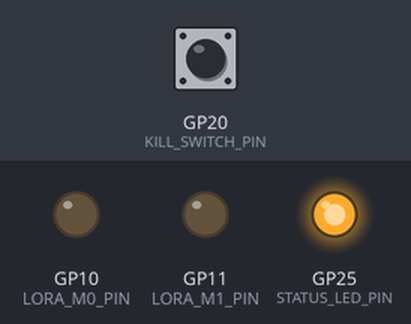
The program below on a simulated Raspberry Pi Pico. Parts: output pins drawn as LEDs (lit = HIGH). Dashed ring = blinking. Inputs (shaded band) come from the test bench; at power-on: GP20 (KILL_SWITCH_PIN) HIGH.

Above: at 1.2 s.
1.3 s: GP20 (KILL_SWITCH_PIN) pulled LOW for 1 s
At 1.72 s:
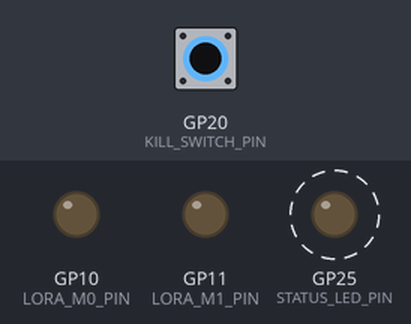
3.8 s: GP20 (KILL_SWITCH_PIN) pulled LOW for 3.2 s
At 7.4 s:
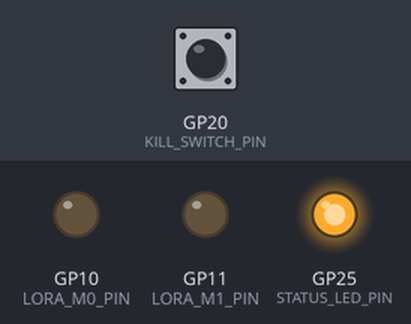
Timing chart, 0 to 8.9 s (numbered marks = the images above; inputs shaded):
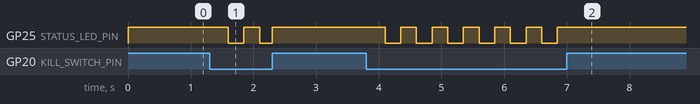

Measured:
- after the input at 1.3 s, GP25 (STATUS_LED_PIN): alternates HIGH for 0.25 s and LOW for 0.23 s, 4 changes in all, then stays HIGH, starting after 0.30 s
- after the input at 3.8 s, GP25 (STATUS_LED_PIN): alternates HIGH for 0.25 s and LOW for 0.25 s, 12 changes in all, then stays HIGH, starting after 0.30 s

The program:

main.cpp
```cpp
// Remote wireless kill-switch transmitter -- see platformio.ini for board/
// upload settings and project context. Reads a physical kill-switch input
// pin and continuously reports status to a UART LoRa transceiver module on
// Serial2, which arduino_ws's Nano receives on its own paired module,
// wired directly to its Serial RX (see that project's main.cpp).
//
// Board: YD-RP2040 Feather-form-factor board (identifies over USB as
// Adafruit's own Feather RP2040, see platformio.ini). Confirmed wiring,
// 2026-09-26: GP8/GP9 -- on the arduino-pico core, GP8/GP9 are UART1's
// pins, which is Serial2 (NOT Serial1, which is UART0 on GP0/GP1). This
// board variant doesn't pin out Serial2 by default, so setTX()/setRX()
// in setup() are required. GP8 is TX (MCU output, wired to the E32's
// RXD), GP9 is RX (MCU input, wired to the E32's TXD) -- crossed, not
// straight-through.
//
// Protocol, one line every REPORT_INTERVAL_MS:
//   H\n   kill switch OK (idle)
//   X\n   kill switch asserted (e-stop)
// The Nano treats the most recent line as current status and separately
// relies on a receive timeout to detect wireless signal loss -- so this
// side reports its current status continuously rather than only on
// changes, and there is no distinct "resume" message; simply going back
// to sending H clears the Nano's e-stop.
//
// Switch wiring: normally-closed to ground, INPUT_PULLUP on the pin, so
// idle/OK reads LOW and a switch press, a cut wire, or a dead switch all
// read HIGH -- any wiring fault fails toward e-stop, not away from it.
//
// Debounce is asymmetric, favoring that same fail-safe direction: any
// single HIGH reading trips e-stop immediately (no debounce delay on the
// way INTO e-stop), but clearing back to OK requires RELEASE_DEBOUNCE_MS
// of continuous LOW first -- standard safety-relay practice (instant
// trip, debounced release).
//
// Ebyte E32 LoRa module, transparent-serial (Normal) mode: bytes written
// here are transmitted over the air as-is, no AT-command setup needed.
// M0/M1 are wired to GPIO (not tied directly to ground), so this board
// actively drives both LOW in setup() to select Normal mode.

#include <Arduino.h>

#define KILL_SWITCH_PIN 20 // confirmed wiring, 2026-09-26
#define LORA_SERIAL Serial2 // UART1, GP8 TX / GP9 RX -- see wiring note above
// Must match arduino_ws's LoraSerial baud on the Nano -- both sides
// standardized on 9600 (Ebyte E32's factory-default UART rate).
#define LORA_BAUD 9600

// Confirmed wiring, 2026-09-26. LOW/LOW selects the E32's Normal
// (transparent transmit/receive) mode; other M0/M1 combinations select
// Wake-up/Power-saving/Sleep-configuration modes we don't want here.
#define LORA_M0_PIN 10
#define LORA_M1_PIN 11

// Blinking: heartbeat ("H") being sent -- switch OK, link normal. Solid
// on: e-stop asserted ("X") being sent -- switch pressed/wire cut.
// Confirmed wiring, 2026-09-26: this board's LED_BUILTIN (GPIO13, this
// variant's genuine-Adafruit pin) has no LED on this clone -- the visible
// simple LED is on plain GPIO25 instead (this clone also has a separate
// NeoPixel, unused here).
#define STATUS_LED_PIN 25
#define LED_BLINK_INTERVAL_MS 250

#define REPORT_INTERVAL_MS 100 // well under the Nano's HEARTBEAT_TIMEOUT_MS (400ms)
#define RELEASE_DEBOUNCE_MS 50

bool estopActive = true; // fail-safe default before the first read settles
unsigned long lastOkMillis = 0;
unsigned long lastReportMillis = 0;

unsigned long lastBlinkToggleMillis = 0;
bool blinkLedState = false;

// Non-blocking, millis()-based -- no delay() here, this runs every loop()
// iteration alongside the switch debounce and report timing.
void updateStatusLed(bool active, unsigned long now) {
  if (active) {
    digitalWrite(STATUS_LED_PIN, HIGH);
  } else if (now - lastBlinkToggleMillis >= LED_BLINK_INTERVAL_MS) {
    lastBlinkToggleMillis = now;
    blinkLedState = !blinkLedState;
    digitalWrite(STATUS_LED_PIN, blinkLedState ? HIGH : LOW);
  }
}

void setup() {
  pinMode(KILL_SWITCH_PIN, INPUT_PULLUP);
  pinMode(STATUS_LED_PIN, OUTPUT);

  pinMode(LORA_M0_PIN, OUTPUT);
  pinMode(LORA_M1_PIN, OUTPUT);
  digitalWrite(LORA_M0_PIN, LOW);
  digitalWrite(LORA_M1_PIN, LOW);

  // Confirmed 2026-09-26: this board's variant file (adafruit_feather/
  // pins_arduino.h) doesn't pin out Serial2 (UART1) by default -- this
  // explicit remap to GP8/GP9 is required, unlike the generic "pico"
  // board where Serial2 defaults there automatically.
  LORA_SERIAL.setTX(8);
  LORA_SERIAL.setRX(9);
  LORA_SERIAL.begin(LORA_BAUD);
}

void loop() {
  bool assertedNow = digitalRead(KILL_SWITCH_PIN); // HIGH = asserted, see wiring note above
  unsigned long now = millis();

  if (assertedNow) {
    estopActive = true;
    lastOkMillis = now; // reset the release-debounce window
  } else if (now - lastOkMillis >= RELEASE_DEBOUNCE_MS) {
    estopActive = false;
  }

  updateStatusLed(estopActive, now);

  if (now - lastReportMillis >= REPORT_INTERVAL_MS) {
    lastReportMillis = now;
    LORA_SERIAL.println(estopActive ? "X" : "H");
  }
}
```
